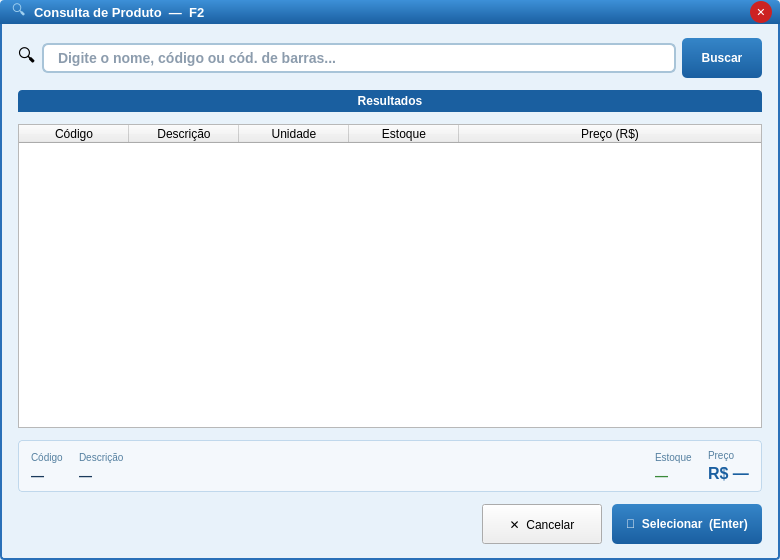
<?xml version="1.0" encoding="UTF-8"?>
<ui version="4.0">
 <class>ModalConsultaProduto</class>
 <widget class="QDialog" name="ModalConsultaProduto">
  <property name="geometry"><rect><x>0</x><y>0</y><width>780</width><height>560</height></rect></property>
  <property name="windowTitle"><string>CSPdv</string></property>
  <property name="modal"><bool>true</bool></property>
  <property name="styleSheet"><string notr="true">QDialog{background-color:#e8f2fa;font-family:Arial;}</string></property>
  <layout class="QVBoxLayout" name="mainVLayout">
   <property name="spacing"><number>0</number></property>
   <property name="leftMargin"><number>0</number></property>
   <property name="topMargin"><number>0</number></property>
   <property name="rightMargin"><number>0</number></property>
   <property name="bottomMargin"><number>0</number></property>
   <item>
    <widget class="QFrame" name="frameTitleBar">
     <property name="minimumHeight"><number>38</number></property>
     <property name="maximumHeight"><number>38</number></property>
     <property name="styleSheet">
      <string notr="true">QFrame#frameTitleBar{background:qlineargradient(x1:0,y1:0,x2:0,y2:1,stop:0 #3d90d8,stop:1 #1a5fa0);border-top-left-radius:4px;border-top-right-radius:4px;}</string>
     </property>
     <layout class="QHBoxLayout" name="titleHL">
      <property name="spacing"><number>8</number></property>
      <property name="leftMargin"><number>12</number></property>
      <property name="topMargin"><number>0</number></property>
      <property name="rightMargin"><number>8</number></property>
      <property name="bottomMargin"><number>0</number></property>
      <item><widget class="QLabel" name="lblTitleIcon"><property name="text"><string>&#128269;</string></property><property name="maximumWidth"><number>22</number></property><property name="styleSheet"><string notr="true">color:#a0d0f0;font-size:14px;</string></property></widget></item>
      <item><widget class="QLabel" name="lblTitulo"><property name="text"><string>Consulta de Produto  —  F2</string></property><property name="styleSheet"><string notr="true">color:white;font-size:13px;font-weight:bold;</string></property></widget></item>
      <item><spacer name="titleSpacer"><property name="orientation"><enum>Qt::Horizontal</enum></property><property name="sizeHint" stdset="0"><size><width>20</width><height>10</height></size></property></spacer></item>
      <item>
       <widget class="QPushButton" name="btnFechar">
        <property name="text"><string>&#10005;</string></property>
        <property name="shortcut"><string>Escape</string></property>
        <property name="minimumSize"><size><width>22</width><height>22</height></size></property>
        <property name="maximumSize"><size><width>22</width><height>22</height></size></property>
        <property name="styleSheet"><string notr="true">QPushButton{background-color:#cc2222;border:none;border-radius:11px;color:white;font-size:11px;font-weight:bold;}QPushButton:hover{background-color:#e03030;}QPushButton:pressed{background-color:#aa1010;}</string></property>
       </widget>
      </item>
     </layout>
    </widget>
   </item>
   <item>
    <widget class="QFrame" name="frameConteudo">
     <property name="styleSheet">
      <string notr="true">QFrame#frameConteudo{background-color:#e8f2fa;border:2px solid #2a70b8;border-top:none;border-bottom-left-radius:4px;border-bottom-right-radius:4px;}</string>
     </property>
     <layout class="QVBoxLayout" name="conteudoVLayout">
      <property name="spacing"><number>12</number></property>
      <property name="leftMargin"><number>16</number></property>
      <property name="topMargin"><number>14</number></property>
      <property name="rightMargin"><number>16</number></property>
      <property name="bottomMargin"><number>14</number></property>

      <!-- Campo de busca -->
      <item>
       <layout class="QHBoxLayout" name="buscaHL"><property name="spacing"><number>6</number></property>
        <item><widget class="QLabel" name="lblBuscaIcon"><property name="text"><string>&#128269;</string></property><property name="styleSheet"><string notr="true">font-size:18px;</string></property></widget></item>
        <item>
         <widget class="QLineEdit" name="lineEditBusca">
          <property name="minimumHeight"><number>40</number></property>
          <property name="placeholderText"><string>Digite o nome, código ou cód. de barras...</string></property>
          <property name="styleSheet"><string notr="true">QLineEdit{background-color:#ffffff;border:2px solid #a8c4d8;border-radius:6px;font-size:14px;font-weight:bold;color:#1a3a5c;padding:4px 12px;selection-background-color:#3585c8;selection-color:#ffffff;}QLineEdit:focus{border:2px solid #3585c8;background-color:#f8fcff;}</string></property>
         </widget>
        </item>
        <item>
         <widget class="QPushButton" name="btnBuscar">
          <property name="text"><string>Buscar</string></property>
          <property name="shortcut"><string>Return</string></property>
          <property name="minimumSize"><size><width>80</width><height>40</height></size></property>
          <property name="styleSheet"><string notr="true">QPushButton{background:qlineargradient(x1:0,y1:0,x2:0,y2:1,stop:0 #3585c8,stop:1 #1a5fa0);color:white;font-size:12px;font-weight:bold;border:none;border-radius:5px;padding:5px 12px;}QPushButton:hover{background:#2a74b8;}QPushButton:pressed{background:#1a5fa0;}</string></property>
         </widget>
        </item>
       </layout>
      </item>

      <!-- Tabela de resultados -->
      <item>
       <widget class="QLabel" name="lblResultadosHeader">
        <property name="text"><string>Resultados</string></property>
        <property name="minimumHeight"><number>28</number></property>
        <property name="maximumHeight"><number>28</number></property>
        <property name="alignment"><set>Qt::AlignCenter</set></property>
        <property name="styleSheet"><string notr="true">QLabel{background-color:#1a5fa0;color:white;font-size:12px;font-weight:bold;padding:4px 8px;border-top-left-radius:4px;border-top-right-radius:4px;}</string></property>
       </widget>
      </item>
      <item>
       <widget class="QTableWidget" name="tableResultados">
        <property name="minimumHeight"><number>240</number></property>
        <property name="styleSheet"><string notr="true">QTableWidget{{background-color:#ffffff;alternate-background-color:#f2f8fc;border:1px solid #a8c4d8;border-top:none;border-bottom-left-radius:4px;border-bottom-right-radius:4px;font-size:12px;gridline-color:#dce8f0;outline:0;}}QTableWidget::item{{padding:3px 6px;color:#111;}}QTableWidget::item:selected{{background-color:#3585c8;color:white;}}QTableWidget::item:hover:!selected{{background-color:#ddeef8;}}QHeaderView::section:horizontal{{background-color:#ffffff;color:#111;font-size:12px;font-weight:bold;padding:4px 6px;border:none;border-right:1px solid #dce8f0;border-bottom:2px solid #3585c8;}}QHeaderView::section:horizontal:last{{border-right:none;}}QHeaderView::section:horizontal:checked{{background-color:#ffffff;color:#111;}}QHeaderView::section:vertical{{background-color:#ffffff;color:#ffffff;border:none;border-bottom:1px solid #dce8f0;border-right:1px solid #dce8f0;width:16px;}}QHeaderView::section:vertical:checked{{background-color:#3585c8;color:#3585c8;}}QTableCornerButton::section{{background-color:#ffffff;border:none;border-bottom:2px solid #3585c8;border-right:1px solid #dce8f0;}}QScrollBar:vertical{{background:#f0f4f8;width:10px;margin:0;}}QScrollBar::handle:vertical{{background:#a8c4d8;border-radius:4px;min-height:20px;}}QScrollBar::handle:vertical:hover{{background:#3585c8;}}QScrollBar::add-line:vertical,QScrollBar::sub-line:vertical{{height:0px;}}</string></property>
        <property name="columnCount"><number>5</number></property>
        <property name="rowCount"><number>0</number></property>
        <property name="selectionBehavior"><enum>QAbstractItemView::SelectRows</enum></property>
        <property name="selectionMode"><enum>QAbstractItemView::SingleSelection</enum></property>
        <property name="editTriggers"><set>QAbstractItemView::NoEditTriggers</set></property>
        <property name="alternatingRowColors"><bool>true</bool></property>
        <property name="sortingEnabled"><bool>true</bool></property>
        <property name="doubleClickActivate"><bool>true</bool></property>
        <attribute name="horizontalHeaderVisible"><bool>true</bool></attribute>
        <attribute name="horizontalHeaderStretchLastSection"><bool>true</bool></attribute>
        <attribute name="horizontalHeaderHighlightSections"><bool>false</bool></attribute>
        <attribute name="horizontalHeaderDefaultSectionSize"><number>110</number></attribute>
        <attribute name="verticalHeaderVisible"><bool>true</bool></attribute>
        <attribute name="verticalHeaderDefaultSectionSize"><number>24</number></attribute>
        <attribute name="verticalHeaderHighlightSections"><bool>true</bool></attribute>
        <column><property name="text"><string>Código</string></property></column>
        <column><property name="text"><string>Descrição</string></property></column>
        <column><property name="text"><string>Unidade</string></property></column>
        <column><property name="text"><string>Estoque</string></property></column>
        <column><property name="text"><string>Preço (R$)</string></property></column>
       </widget>
      </item>

      <!-- Info do produto selecionado -->
      <item>
       <widget class="QFrame" name="frameInfoProduto">
        <property name="styleSheet"><string notr="true">QFrame#frameInfoProduto{background-color:#f4f8fc;border:1px solid #c0d8ec;border-radius:4px;}</string></property>
        <layout class="QHBoxLayout" name="infoHL">
         <property name="spacing"><number>16</number></property>
         <property name="leftMargin"><number>12</number></property>
         <property name="topMargin"><number>8</number></property>
         <property name="rightMargin"><number>12</number></property>
         <property name="bottomMargin"><number>8</number></property>
         <item>
          <layout class="QVBoxLayout"><property name="spacing"><number>2</number></property>
           <item><widget class="QLabel" name="lblInfoCodLabel"><property name="text"><string>Código</string></property><property name="styleSheet"><string notr="true">font-size:10px;color:#5580a0;</string></property></widget></item>
           <item><widget class="QLabel" name="lblInfoCodValor"><property name="text"><string>—</string></property><property name="styleSheet"><string notr="true">font-size:13px;font-weight:bold;color:#1a3a5c;</string></property></widget></item>
          </layout>
         </item>
         <item>
          <layout class="QVBoxLayout"><property name="spacing"><number>2</number></property>
           <item><widget class="QLabel" name="lblInfoDescLabel"><property name="text"><string>Descrição</string></property><property name="styleSheet"><string notr="true">font-size:10px;color:#5580a0;</string></property></widget></item>
           <item><widget class="QLabel" name="lblInfoDescValor"><property name="text"><string>—</string></property><property name="styleSheet"><string notr="true">font-size:13px;font-weight:bold;color:#1a3a5c;</string></property></widget></item>
          </layout>
         </item>
         <item><spacer><property name="orientation"><enum>Qt::Horizontal</enum></property><property name="sizeHint" stdset="0"><size><width>20</width><height>10</height></size></property></spacer></item>
         <item>
          <layout class="QVBoxLayout"><property name="spacing"><number>2</number></property>
           <item><widget class="QLabel" name="lblInfoEstoqueLabel"><property name="text"><string>Estoque</string></property><property name="styleSheet"><string notr="true">font-size:10px;color:#5580a0;</string></property></widget></item>
           <item><widget class="QLabel" name="lblInfoEstoqueValor"><property name="text"><string>—</string></property><property name="styleSheet"><string notr="true">font-size:13px;font-weight:bold;color:#3a8a3a;</string></property></widget></item>
          </layout>
         </item>
         <item>
          <layout class="QVBoxLayout"><property name="spacing"><number>2</number></property>
           <item><widget class="QLabel" name="lblInfoPrecoLabel"><property name="text"><string>Preço</string></property><property name="styleSheet"><string notr="true">font-size:10px;color:#5580a0;</string></property></widget></item>
           <item><widget class="QLabel" name="lblInfoPrecoValor"><property name="text"><string>R$ —</string></property><property name="styleSheet"><string notr="true">font-size:16px;font-weight:bold;color:#1a5fa0;</string></property></widget></item>
          </layout>
         </item>
        </layout>
       </widget>
      </item>

      <!-- Botões -->
      <item>
       <layout class="QHBoxLayout" name="btnsHL"><property name="spacing"><number>10</number></property>
        <item><spacer><property name="orientation"><enum>Qt::Horizontal</enum></property><property name="sizeHint" stdset="0"><size><width>20</width><height>10</height></size></property></spacer></item>
                <item>
         <widget class="QPushButton" name="btnCancelar">
          <property name="text"><string>&#10005;  Cancelar</string></property>
          <property name="shortcut"><string>Escape</string></property>
          <property name="minimumSize"><size><width>120</width><height>40</height></size></property>
          <property name="styleSheet"><string notr="true">QPushButton{{background-color:#f0f0f0;color:#555;font-size:12px;font-weight:bold;border:1px solid #bbb;border-radius:5px;padding:5px 14px;}}QPushButton:hover{{background-color:#e0e0e0;}}QPushButton:pressed{{background-color:#ccc;}}</string></property>
         </widget>
        </item>
                <item>
         <widget class="QPushButton" name="btnConfirmar">
          <property name="text"><string>&#128722;  Selecionar  (Enter)</string></property>
          <property name="shortcut"><string>Return</string></property>
          <property name="default"><bool>true</bool></property>
          <property name="minimumSize"><size><width>150</width><height>40</height></size></property>
          <property name="styleSheet"><string notr="true">QPushButton{background:qlineargradient(x1:0,y1:0,x2:0,y2:1,stop:0 #3585c8,stop:1 #1a5fa0);color:white;font-size:12px;font-weight:bold;border:none;border-radius:5px;padding:5px 14px;}QPushButton:hover{background:#2a74b8;}QPushButton:pressed{background:#1a5fa0;}QPushButton:disabled{background:#9dbfda;color:#c0d8ec;}</string></property>
         </widget>
        </item>
       </layout>
      </item>

     </layout>
    </widget>
   </item>
  </layout>
 </widget>
 <resources/>
 <connections>
  <connection><sender>btnFechar</sender><signal>clicked()</signal><receiver>ModalConsultaProduto</receiver><slot>reject()</slot></connection>
 </connections>
</ui>
